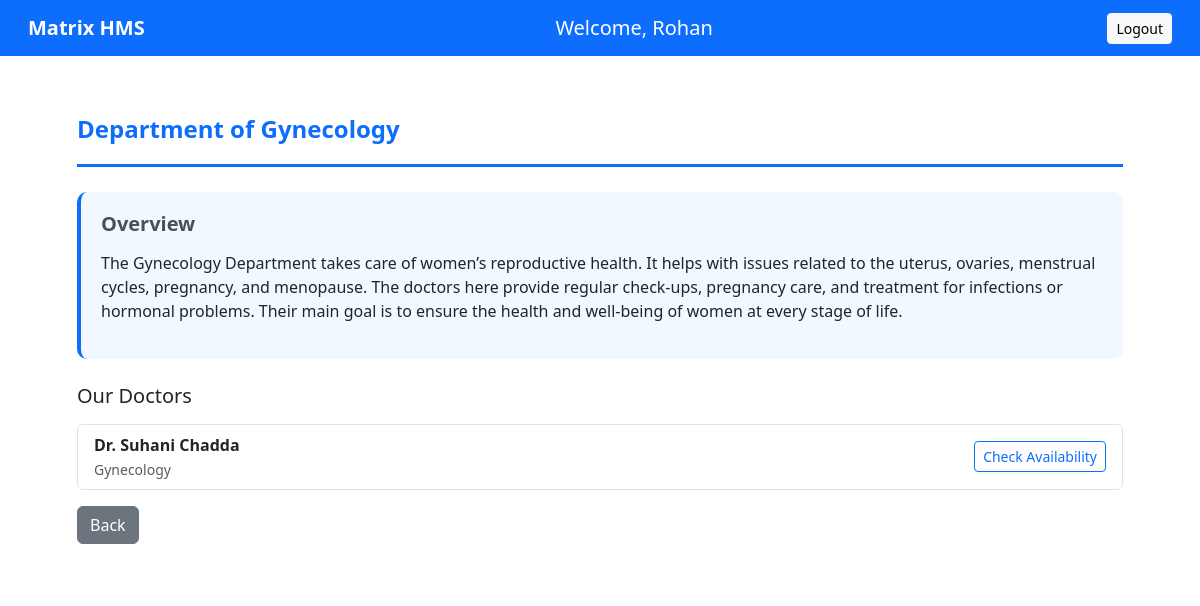
Screenshot of /department/4/Rohan with the database file from the repository.
### models.py (models this page shows)
class Department(db.Model):
    __tablename__ = 'departments'
    id = db.Column(db.Integer, primary_key=True)
    department_name = db.Column(db.String(100), unique=True, nullable=False)
    description = db.Column(db.Text)
    doctors = db.relationship('Doctor', back_populates='department', lazy=True)

class Doctor(db.Model):
    __tablename__ = 'doctors'
    id = db.Column(db.Integer, db.ForeignKey('users.id'), primary_key=True)
    department_id = db.Column(db.Integer, db.ForeignKey('departments.id'), nullable=False)
    experience_years = db.Column(db.Integer)
    user = db.relationship('User', back_populates='doctor_profile')
    department = db.relationship('Department', back_populates='doctors')
    appointments = db.relationship('Appointment', back_populates='doctor', lazy=True)
    availability_slots = db.relationship('DoctorAvailability', back_populates='doctor', cascade='all, delete-orphan')
    patient_histories = db.relationship('PatientHistory', back_populates='doctor', lazy=True)

class User(db.Model):
    __tablename__ = 'users'
    id = db.Column(db.Integer, primary_key=True)
    user_name = db.Column(db.String(100), nullable=False)
    user_email = db.Column(db.String(100), unique=True, nullable=False)
    user_password = db.Column(db.String(200), nullable=False)
    user_role = db.Column(db.String(20), nullable=False)
    created_at = db.Column(db.DateTime, default=datetime.utcnow)
    doctor_profile = db.relationship('Doctor', back_populates='user', uselist=False)
    patient_profile = db.relationship('Patient', back_populates='user', uselist=False)

### app.py (the view)
@app.route('/department/<int:dept_id>/<string:username>')
def department_detail(dept_id, username):
    dept = Department.query.get_or_404(dept_id)
    doctors = Doctor.query.filter_by(department_id=dept.id).all()
    return render_template('PatientUI/department_detail.html',
                          department=dept,
                          doctors=doctors,
                          username=username)

### templates/PatientUI/department_detail.html (shortened to what this page needs)
{% extends "base.html" %}
{% block content %}
<div class="container mt-4">
    <div class="content-wrapper">
        <div class="department-header">
            <h4>Department of {{ department.department_name }}</h4>
        </div>
        <div class="overview-section">
            <h5>Overview</h5>
            <p>{{ department.description }}</p>
        </div>
        <h5 class="mb-3">Our Doctors</h5>
        <div class="list-group">
            {% for doc in doctors %}
            <div class="list-group-item d-flex justify-content-between align-items-center">
                <div>
                    <strong>{{ doc.user.user_name }}</strong><br>
                    <small class="text-muted">{{ department.department_name }}</small>
                </div>
                <div>
                    <a href="{{ url_for('doctor_view', doctor_id=doc.id, username=session.get('user_name') or 'guest') }}"
                        class="btn btn-outline-primary btn-sm">
                        Check Availability
                    </a>
                </div>
            </div>
            {% endfor %}
        </div>
        <a href="{{ url_for('patient_dashboard', username=username) }}" class="btn btn-secondary mt-3">Back</a>
    </div>
</div>
{% endblock %}

### templates/PatientUI/department_detail.html (style rules this page uses)
body { background-image: url('/static/images/register\ bg.jpg'); background-size: cover; background-repeat: no-repeat; background-attachment: fixed; }
.content-wrapper { background-color: rgba(255, 255, 255, 0.95); border-radius: 15px; padding: 35px; }
.department-header { border-bottom: 3px solid #0d6efd; padding-bottom: 15px; margin-bottom: 25px; }
.department-header h4 { color: #0d6efd; font-weight: 600; margin-bottom: 5px; }
.overview-section { background-color: rgba(13, 110, 253, 0.05); padding: 20px; border-radius: 10px; margin-bottom: 25px; border-left: 4px solid #0d6efd; }
.overview-section h5 { color: #495057; font-weight: 600; margin-bottom: 15px; }

### rows the page displays
Department: department_name "Gynecology", description "The Gynecology Department takes care of women’s reproductive health. It helps with issues related to the uterus, ovaries, menstrual cycles, pregnancy, and menopause. The doctors here provide regular check-ups, pregnancy care, and treatment for infections or hormonal problems. Their main goal is to ensure the health and well-being of women at every stage of life."
Doctor: user.user_name "Dr. Suhani Chadda"

### other values shown
{{ username }} "Rohan"
